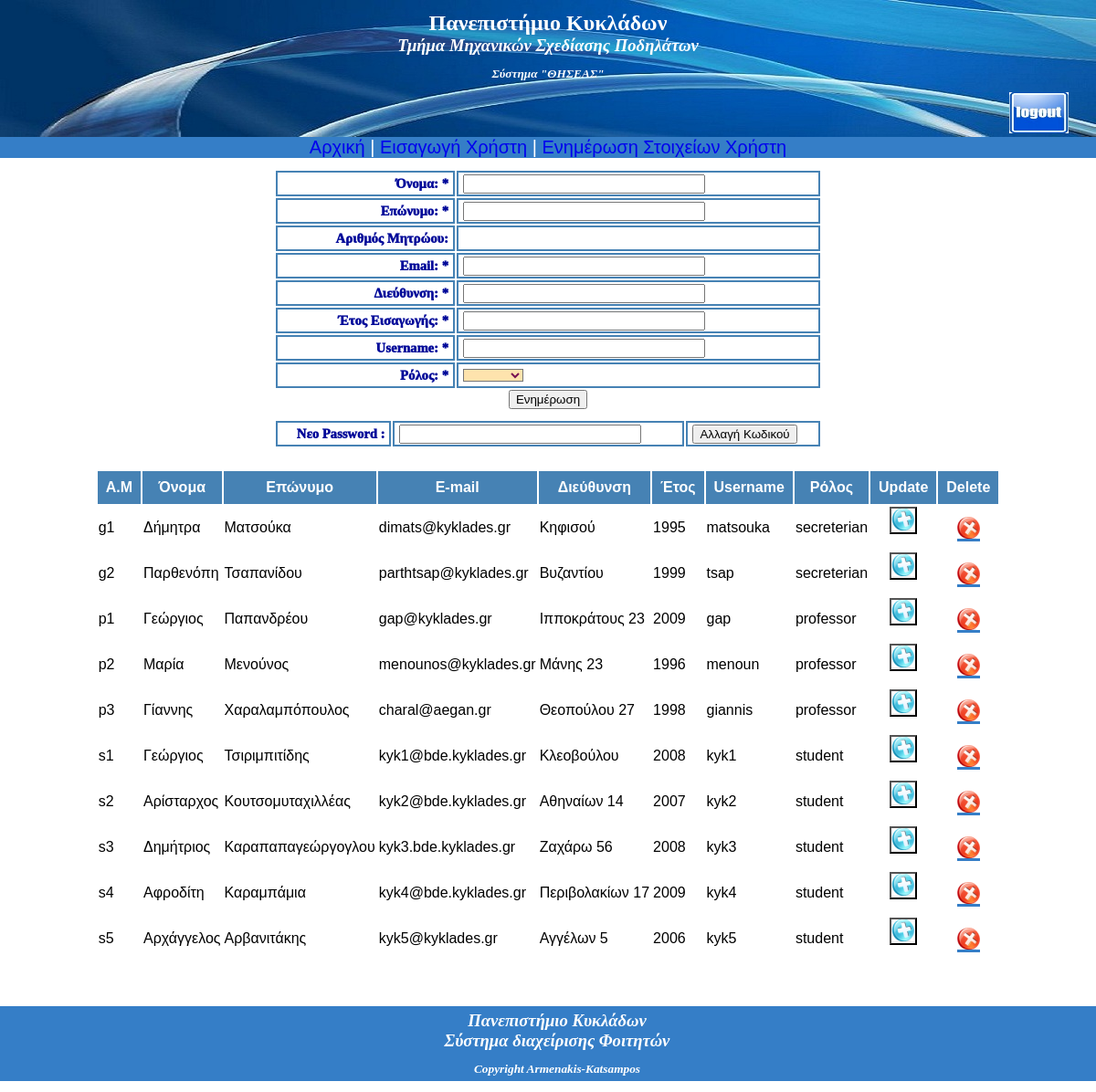
Page /includes/sec_user_admin.php (signed in) on the committed database.
### tables this page shows
CREATE TABLE IF NOT EXISTS `users` (
  `fname` varchar(50) NOT NULL,
  `lname` varchar(50) NOT NULL,
  `address` varchar(50) NOT NULL,
  `am` varchar(15) NOT NULL,
  `email` varchar(50) NOT NULL,
  `username` varchar(30) NOT NULL,
  `password` varchar(50) NOT NULL,
  `role` varchar(50) NOT NULL,
  `year` int(11) NOT NULL,
  PRIMARY KEY (`am`)
);

### includes/sec_user_admin.php (the view, shortened to what this page needs)
 <?php
		include ("main_header.php");
	?>
	<?php
		include ("sec_user_menu.php");
	?>
 <link rel="stylesheet" href="styles/basic/style.css" type="text/css" media="screen" />
 <?php
			$fname = "";
			$lname = "";
			$mail = "";
			$address = "";
			$am="";
			$role="";
			$username="";
			$year="";
	?>
						<?php
								$sql6 = "select am,
												fname,
												lname,
												email,
												address,
												year,
								                username,
												password,
												role
										from users";
								$result6= mysql_query($sql6) or die(header("Location: error.php?msg=dat_er"));
						?>
						<br>
			<div id="wrap">
				<form name="contactform" method="post" action="sec_user_admin.php">
						<table width="50%" class=form>
								<tr>
									<td class=form_subheader>Όνομα: *</td>
									<td><input type="text" name="fname" maxlength="50" size="30" value=<?php echo $fname ?>></td>
								</tr>
								<tr>
									<td class=form_subheader>Επώνυμο: *</td>
									<td><input type="text" name="lname" maxlength="50" size="30" value=<?php echo $lname ?>> </td>
								</tr>
								<tr>
									<td class=form_subheader>Αριθμός Μητρώου: </td>
									<td><h3><?php echo $am?><h3></td>
								</tr>
								<tr>
									<td class=form_subheader>Email: *</td>
									<td><input type="text" name="mail" maxlength="80" size="30" value=<?php echo $mail ?>></td>
								</tr>
								<tr>
									<td class=form_subheader>Διεύθυνση: *</td>
									<td><input type="text" name="address" maxlength="30" size="30" value=<?php echo $address ?>></td>
								</tr>
								<tr>
									<td class=form_subheader>Έτος Εισαγωγής: * </td>
									<td><input type="text" name="year" maxlength="30" size="30" value=<?php echo $year ?>></td>
								</tr>
								<tr>
									<td class=form_subheader>Username: *</td>
									<td><input type="text" name="username" maxlength="80" size="30" value=<?php echo $username ?>></td>
								</tr>
								<tr>
									<td class=form_subheader>Ρόλος: <?php echo $role ?>*</td>
									<td><select name="role">
	                                <option value="<?php echo$role?>"  ><?php echo $role?> </option>
									<option value="secreterian"  >Γραμματεία </option>
			                       </select>
									</td>
								</tr>
						</table>
						       <center><input type="submit" name="submit" value="Ενημέρωση"></center>
				</form>
				        <form name="passform" method="post" action="sec_user_admin.php">
						<table width="50%" class=form>
								<tr>
									<td class=form_subheader>Νεο Password <?php echo $am ?> : </td>
									<td><input type="text" name="pwd" maxlength="80" size="30" value=""></td>
									<td align=left><input type="submit" name="submit" value="Αλλαγή Κωδικού"></td>
								</tr>
				        </table>
						 </form>
				</div>
								<br>
								<table class="view">
								<tr>
								<th>Α.Μ</th>
								<th>Όνομα</th>
								<th>Επώνυμο</th>
								<th>E-mail</th>
								<th>Διεύθυνση</th>
								<th>Έτος</th>
								<th>Username</th>
								<th>Ρόλος</th>
								<th>Update</th>
								 <th>Delete</th>
								</tr>
						<?php
								while ($row = mysql_fetch_assoc($result6)) {
						?>
								<tr class="alt">
								<td><?php echo $row['am']; ?></td>
								<td><?php echo $row['fname']; ?></td>
								<td><?php echo $row['lname']; ?></td>
								<td><?php echo $row['email']; ?></td>
								<td><?php echo $row['address']; ?></td>
								<td><?php echo $row['year']; ?></td>
								<td><?php echo $row['username']; ?></td>
								<td><?php echo $row['role']; ?></td>
								<td valign="center" align="center">
								<form name="updateform" method="post" action="sec_user_admin.php">
								<BUTTON TYPE="submit" name="submit" value="update1" CLASS="image1"></BUTTON>
								</form>
								<td align="center"><a onClick="return confirm
			('Είσαι σίγουρος ότι θες να διαγράψεις τον χρήστη <?php echo $row['fname']." ".$row['lname']; ?> ?')" href="sec_user_admin.php?status=delete&am=<?php
			echo$row['am']; ?>"><img src="styles/basic/img/delete.png"></a></td>
			</tr>
						<?php
								}
						?>
								</table>
</center>
<?php
include ("header/footer.php");
?>

### includes/main_header.php (shortened to what this page needs)
<head>
<link rel="stylesheet" href="styles/basic/style.css" type="text/css" media="screen" />
</head>
<body>
<center>
<div id="wrap">
<div id="header"><br><h1 class="h1navbar"> Πανεπιστήμιο Κυκλάδων</h1><br>
<h2 class="h2navbar">Τμήμα Μηχανικών Σχεδίασης Ποδηλάτων</h2><br><br>
<h3 class="h3navbar">Σύστημα "ΘΗΣΕΑΣ"</h3><br><br>
<a class = "a1" href="logout.php"><img height=45 width= 65 src="header/icons/logout.png" align=right border=0px hspace="30" ></a>
</div>
</head>

### includes/sec_user_menu.php (shortened to what this page needs)
<link rel="stylesheet" href="styles/basic/style.css" type="text/css" media="screen" />
	<div id="menu">
		<a href="secreterian.php"><font class="menu">Αρχική </font></a>
			<font class="menu-delimiter">| </font>
			<a href="sec_user_insert.php"><font class="menu">Εισαγωγή Χρήστη</font></a>
			<font class="menu-delimiter">| </font>
			<a href="sec_user_admin.php"><font class="menu">Ενημέρωση Στοιχείων Χρήστη</font></a>
			</div>

### includes/header/footer.php
<link rel="stylesheet" href="styles/basic/style.css" type="text/css" media="screen" />
<br><br><br><br>
<center>
<div id=footer>
<h3 class=h2navbar>Πανεπιστήμιο Κυκλάδων</h3><br>
<h3 class=h2navbar>Σύστημα διαχείρισης Φοιτητών </h3><br>
<br>
<h5 class=h3navbar>Copyright Armenakis-Katsampos</h5>
</div>
</center>
<br>

### includes/styles/basic/style.css (style rules this page uses)
body, html { margin:0; padding:0; color:#000; background:#fff; font-family: Verdana, Arial, sans-serif; font-size: 11px; }
a:link { background-color:#357EC7; }
#wrap { width:auto; margin:0 auto; background:#fff; min-height:auto; height: auto !important; height: 90%; }
#header { padding:0px; height: 150px; width: 1200px; background: #FFFFFF url(img/logo_secretary.jpg) no-repeat; }
h1 { margin:0; }
#menu { width: 1200px; height: auto; margin: auto; padding: auto; background:#357EC7; font-size:20px; color:#FFFFFF; text-align: center; }
#footer { width: 1200px; clear:both; padding:5px 10px; background: #357EC7; text-align: center; color:#FFF; font-family:cambria; }
.h1navbar { font-family:new time roman; margin:0; font-size: 18pt; font-weight: bold; display: inline; color:#FFF; }
.h2navbar { font-family:cambria; margin:0; font-size: 14pt; font-weight: bold; font-style:italic; display: inline; color:#FFF; }
.h3navbar { font-family:cambria; margin:0; font-size: 10pt; font-weight: bold; font-style:italic; display: inline; color:#FFF; }
table .view , tr { border:2px solid #4682b4; }
th { border:8px solid #4682b4; background-color:#4682b4; color:white; }
td { border:2px ; background-color:white; color:black; }
table .table2 , tr { border:1px; }
td { border:1px ; background-color:white; color:black; }
a { text-decoration: none; }
select { font-family: Verdana, Arial, sans-serif; font-size: 0.8em; color: #781351; background: #fee3ad; }
table.form td.form_subheader { font-weight:1000; font-size: 11pt; font-family: verdana; color: #000999; text-align: right; padding-right: 5px; padding-left: 5px; border-width: 2px; border-spacing: 1px; border-style: solid solid solid solid; border-color: #4682b4; border-collapse: collapse; }
table.form td { font-weight:300; font-size: 8pt; font-family: verdana; color: #000999; text-align: left; height: 28px; padding-right: 5px; padding-left: 5px; border-width: 2px; border-spacing: 0px; border-style: solid solid solid solid; border-color: #4682b4; border-collapse: collapse; }
button.image1 { background-image: url(img/edit.png); background-repeat: no-repeat; text-align: absmiddle; width: 30px; height: 30px; }

### rows in the picture
users: am "g1", fname "Δήμητρα", lname "Ματσούκα", email "dimats@kyklades.gr", address "Κηφισού", year "1995", username "matsouka", role "secreterian"
users: am "g2", fname "Παρθενόπη", lname "Τσαπανίδου", email "parthtsap@kyklades.gr", address "Βυζαντίου", year "1999", username "tsap", role "secreterian"
users: am "p1", fname "Γεώργιος", lname "Παπανδρέου", email "gap@kyklades.gr", address "Ιπποκράτους 23", year "2009", username "gap", role "professor"
users: am "p2", fname "Μαρία", lname "Μενούνος", email "menounos@kyklades.gr", address "Μάνης 23", year "1996", username "menoun", role "professor"
users: am "p3", fname "Γίαννης", lname "Χαραλαμπόπουλος", email "charal@aegan.gr", address "Θεοπούλου 27", year "1998", username "giannis", role "professor"
users: am "s1", fname "Γεώργιος", lname "Τσιριμπιτίδης", email "kyk1@bde.kyklades.gr", address "Κλεοβούλου", year "2008", username "kyk1", role "student"
users: am "s2", fname "Αρίσταρχος", lname "Κουτσομυταχιλλέας", email "kyk2@bde.kyklades.gr", address "Αθηναίων 14", year "2007", username "kyk2", role "student"
users: am "s3", fname "Δημήτριος", lname "Καραπαπαγεώργογλου", email "kyk3.bde.kyklades.gr", address "Ζαχάρω 56", year "2008", username "kyk3", role "student"
users: am "s4", fname "Αφροδίτη", lname "Καραμπάμια", email "kyk4@bde.kyklades.gr", address "Περιβολακίων 17", year "2009", username "kyk4", role "student"
users: am "s5", fname "Αρχάγγελος", lname "Αρβανιτάκης", email "kyk5@kyklades.gr", address "Αγγέλων 5", year "2006", username "kyk5", role "student"
